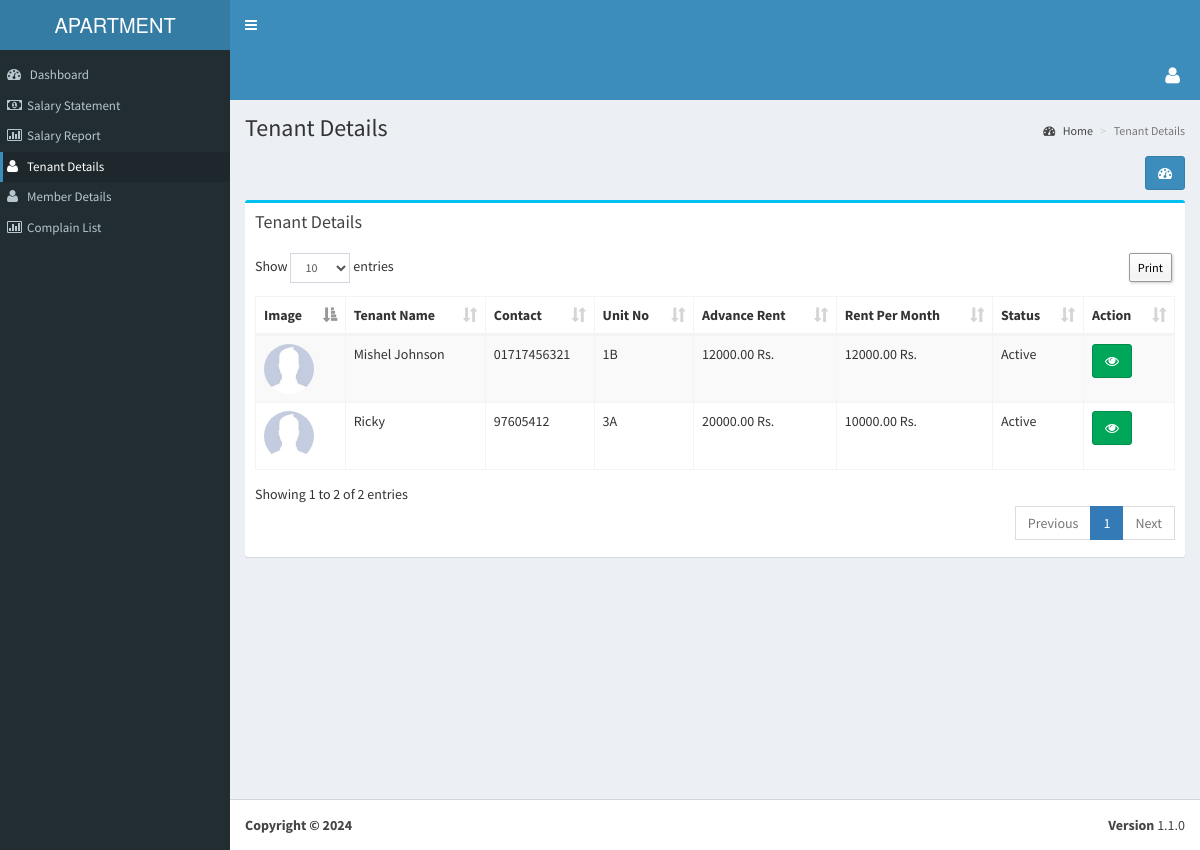
The page /e_dashboard/rented_details.php (signed in) on the database its author committed.
### tables this page shows
CREATE TABLE IF NOT EXISTS `tbl_add_rent` (
  `rid` int(11) NOT NULL AUTO_INCREMENT,
  `r_name` varchar(200) NOT NULL,
  `r_email` varchar(200) NOT NULL,
  `r_contact` varchar(200) NOT NULL,
  `r_address` varchar(200) NOT NULL,
  `r_nid` varchar(200) NOT NULL,
  `r_floor_no` varchar(200) NOT NULL,
  `r_unit_no` varchar(200) NOT NULL,
  `r_advance` decimal(15,2) NOT NULL DEFAULT '0.00',
  `r_rent_pm` decimal(15,2) NOT NULL DEFAULT '0.00',
  `r_date` varchar(200) NOT NULL,
  `r_gone_date` varchar(200) NOT NULL,
  `r_password` varchar(200) NOT NULL,
  `image` varchar(200) NOT NULL,
  `r_status` int(1) NOT NULL DEFAULT '1',
  `r_month` int(11) NOT NULL,
  `r_year` int(11) NOT NULL,
  `branch_id` int(11) NOT NULL,
  `added_date` timestamp NOT NULL DEFAULT CURRENT_TIMESTAMP,
  PRIMARY KEY (`rid`)
);

CREATE TABLE IF NOT EXISTS `tbl_add_unit` (
  `uid` int(11) NOT NULL AUTO_INCREMENT,
  `floor_no` varchar(200) NOT NULL,
  `unit_no` varchar(200) NOT NULL,
  `branch_id` int(11) NOT NULL,
  `status` int(1) NOT NULL DEFAULT '0',
  `added_date` timestamp NOT NULL DEFAULT CURRENT_TIMESTAMP,
  PRIMARY KEY (`uid`)
);

### language/English/lang_left_menu.php (called while the page is built, shortened)
<?php
$_data['menu_dashboard'] 					= "Dashboard";
$_data['menu_floor'] 						= "Floor Information";
$_data['menu_floor_list'] 					= "Floor List";
$_data['menu_floor_add'] 					= "Add Floor";
$_data['menu_unit_information'] 			= "Unit Information";
$_data['menu_unit_list'] 					= "Unit List";
$_data['menu_add_unit'] 					= "Add Unit";
$_data['menu_owner_information'] 			= "Owner Information";
$_data['menu_owner_list'] 					= "Owner List";
$_data['menu_add_owner'] 					= "Add Owner";
$_data['menu_renter_information'] 			= "Renter Information";
$_data['menu_renter_list'] 					= "Renter List";
$_data['menu_add_renter'] 					= "Add Renter";
$_data['menu_employee_information'] 		= "Employee Information";
$_data['menu_employee_list'] 				= "Employee List";
$_data['menu_add_employee'] 				= "Add Employee";
$_data['menu_rent_collection'] 				= "Rent Collection";
$_data['menu_rent_list'] 					= "Rent List";
$_data['menu_add_rent'] 					= "Add Rent";
$_data['menu_owner_utility'] 				= "Owner Utility";
$_data['menu_owner_utility_list'] 			= "Owner Utility List";
$_data['menu_add_owner_utility'] 			= "Add Owner Utility";
$_data['menu_maintenance_cost'] 			= "Maintenance Cost";
$_data['menu_maintenance_cost_list'] 		= "Maintenance Cost List";
$_data['menu_add_maintenance_cost'] 		= "Add Maintenance Cost";
$_data['menu_management_committee'] 		= "Management Committee";
$_data['menu_member_list'] 					= "Member List";
$_data['menu_add_member'] 					= "Add Member";
$_data['menu_fund'] 						= "Fund";
$_data['menu_fund_list'] 					= "Fund List";
$_data['menu_add_fund'] 					= "Add Fund";
$_data['menu_bill'] 						= "Bill";
$_data['menu_bill_list'] 					= "Bill List";
$_data['menu_add_bill'] 					= "Add Bill";
$_data['menu_building_info'] 				= "Building Info";
$_data['menu_complain'] 					= "Complain";
$_data['menu_complain_list'] 				= "Complain List";
$_data['menu_add_complain'] 				= "Add Complain";
$_data['menu_visitor'] 						= "Visitor";
$_data['menu_visitor_list'] 				= "Visitor List";
$_data['menu_add_visitor'] 					= "Add Visitor";
$_data['menu_report'] 						= "Report";
$_data['menu_fair_report'] 					= "Fare Report";
$_data['menu_rented_report'] 				= "Rented Report";
$_data['menu_visitors_report'] 				= "Visitors Report";
$_data['menu_complain_report'] 				= "Complain Report";
$_data['menu_unit_status_report'] 			= "Unit Status Report";
$_data['menu_fund_status'] 					= "Fund Status";
$_data['menu_bill_report'] 					= "Bill Report";
$_data['menu_settings'] 					= "Settings";
$_data['menu_bill_setup'] 					= "Bill Setup";
$_data['menu_utility_bill'] 				= "Utility Bill";
$_data['menu_employee_setup'] 				= "Employee Salary";
$_data['menu_management_member_type'] 		= "Management Member Type";
$_data['menu_month_setup'] 					= "Month Setup";
$_data['menu_year_setup'] 					= "Year Setup";
$_data['menu_language_setup'] 				= "System Setup";
$_data['menu_branch'] 						= "Branch";
$_data['menu_add_branch'] 					= "Add Branch";
$_data['menu_branch_list'] 					= "Branch List";
?>

### e_dashboard/rented_details.php (the view, shortened to what this page needs)
<?php include('../header_emp.php');
?>
<section class="content-header">
  <h1> <?php echo "Tenant Details";?> </h1>
  <ol class="breadcrumb">
    <li><a href="<?php echo WEB_URL?>dashboard.php"><i class="fa fa-dashboard"></i> <?php echo $_data['home_breadcam'];?></a></li>
	<li class="active"><?php echo "Tenant Details";?></li>
  </ol>
</section>
<section class="content">
<div class="row">
  <div class="col-xs-12">
    <div align="right" style="margin-bottom:1%;"><a class="btn btn-primary" data-toggle="tooltip" href="<?php echo WEB_URL; ?>e_dashboard.php" data-original-title="<?php echo $_data['dashboard'];?>"><i class="fa fa-dashboard"></i></a> </div>
    <div class="box box-info">
      <div class="box-header">
        <h3 class="box-title"><?php echo "Tenant Details";?></h3>
      </div>
      <div class="box-body">
        <table class="table sakotable table-bordered table-striped dt-responsive">
          <thead>
            <tr>
              <th><?php echo $_data['image'];?></th>
              <th><?php echo "Tenant Name";?></th>
              <th><?php echo $_data['text_3'];?></th>
              <th><?php echo $_data['text_4'];?></th>
              <th><?php echo $_data['text_5'];?></th>
              <th><?php echo $_data['text_6'];?></th>
              <th><?php echo $_data['text_7'];?></th>
              <th><?php echo $_data['action_text'];?></th>
            </tr>
          </thead>
          <tbody>
            <?php
				$result = mysqli_query($conn, "Select *,f.floor_no as ffloor,u.unit_no from tbl_add_rent r inner join tbl_add_floor f on f.fid = r.r_floor_no inner join tbl_add_unit u on u.uid = r.r_unit_no order by r.r_unit_no asc");
				while($row = mysqli_fetch_array($result)){
					$image = WEB_URL . 'img/no_image.jpg';
				?>
            <tr>
              <td><img class="photo_img_round" style="width:50px;height:50px;" src="<?php echo $image;  ?>" /></td>
              <td><?php echo $row['r_name']; ?></td>
              <td><?php echo $row['r_contact']; ?></td>
              <td><?php echo $row['unit_no']; ?></td>
              <td><?php echo $row['r_advance'].' '.CURRENCY; ?></td>
              <td><?php echo $row['r_rent_pm'].' '.CURRENCY; ?></td>
              <td><?php if($row['r_status'] == '1'){echo $_data['active'];} else{echo $_data['expired'];}?>
              <td><a class="btn btn-success" data-toggle="tooltip" href="javascript:;" onclick="$('#nurse_view_<?php echo $row['rid']; ?>').modal('show');" data-original-title="<?php echo $_data['view_text'];?>"><i class="fa fa-eye"></i></a>
                </td>
            </tr>
            <?php } mysqli_close($conn); ?>
          </tbody>
        </table>
      </div>
    </div>
  </div>
</div>
<?php include('../footer.php'); ?>

### rows shown on the page
tbl_add_rent: r_name "Mishel Johnson", r_contact "01717456321", tbl_add_unit.unit_no "1B", r_advance "12000.00", r_rent_pm "12000.00"
tbl_add_rent: r_name "Ricky", r_contact "97605412", tbl_add_unit.unit_no "3A", r_advance "20000.00", r_rent_pm "10000.00"

### other values the page prints
$_data['menu_dashboard'] "Dashboard"
$_data['salary_statement'] "Salary Statement"
$_data['salary_report'] "Salary Report"
$_data['member_details'] "Member Details"
$_data['home_breadcam'] "Home"
$_data['image'] "Image"
$_data['text_3'] "Contact"
$_data['text_4'] "Unit No"
$_data['text_5'] "Advance Rent"
$_data['text_6'] "Rent Per Month"
$_data['text_7'] "Status"
$_data['action_text'] "Action"
